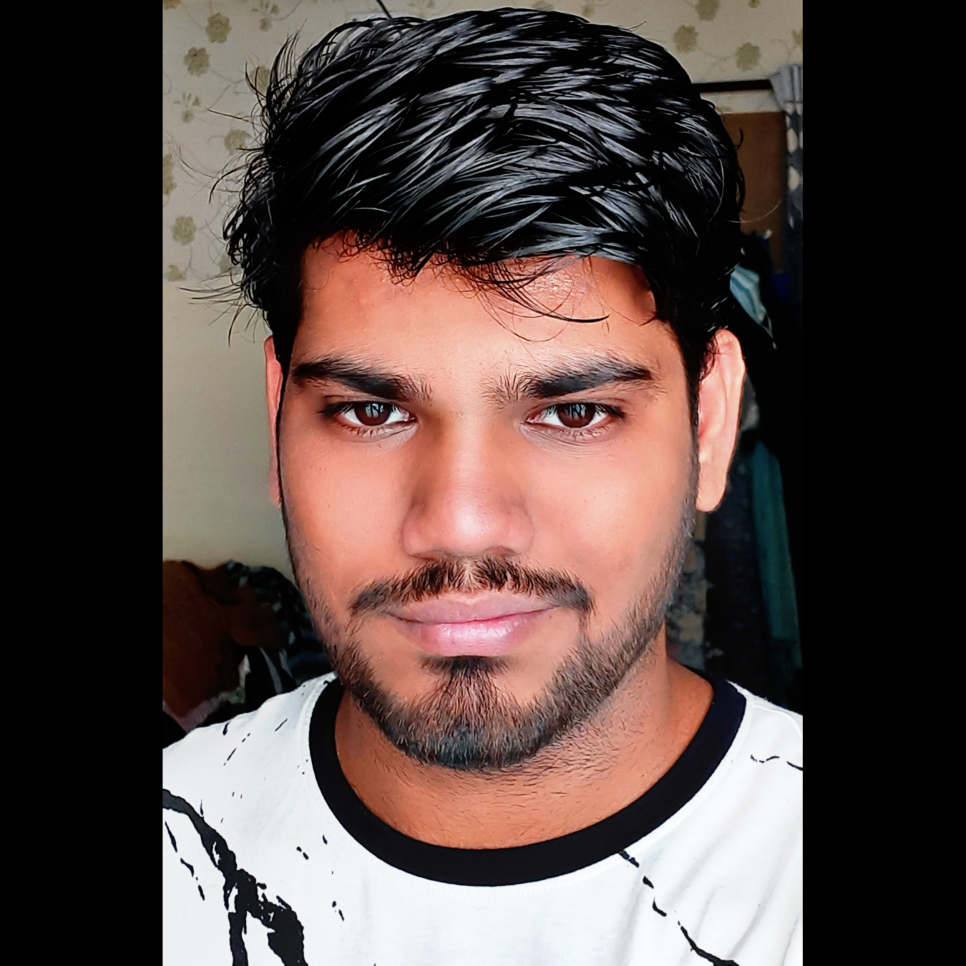
#> input picture Open CV/Image Editor/Image.jpg, 2896 x 2896 px (shown at 1/3 size)
$ python ImgToCart.py
#> lines starting #> are read from the running program, lines starting #| are printed output that depends on the picture; after the words box and inside, x2 and y2 are one past the last pixel; in counts of white or black regions, pixels touching at a corner belong together
import cv2
import numpy as np

class Cartoonizer:
    def __init__(self):
        pass
    def render(self, img_rgb):
#> called with img_rgb = 'Image.jpg'
      img_rgb = cv2.imread(img_rgb)
#> img_rgb is the input picture: shape (2896, 2896, 3); mean B, G, R 68, 72.1, 87.6
      img_rgb = cv2.resize(img_rgb, (1366, 768))
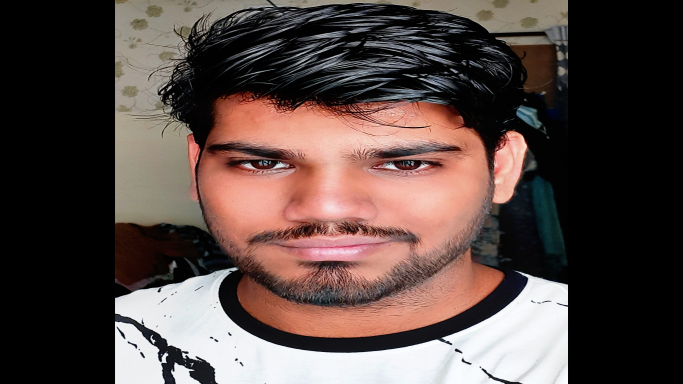
#> img_rgb: shape (768, 1366, 3) (shown at 1/2 size); mean B, G, R 68, 72, 87.5
      numDownSamples = 2  # number of downscaling steps
      numBilateralFilters = 50  # number of bilateral filtering steps

      img_color = img_rgb
      for _ in range(numDownSamples):
          img_color = cv2.pyrDown(img_color)
#> this loop made 2 passes
#> pass 1, in render, `img_color = cv2.pyrDown(img_color)`:
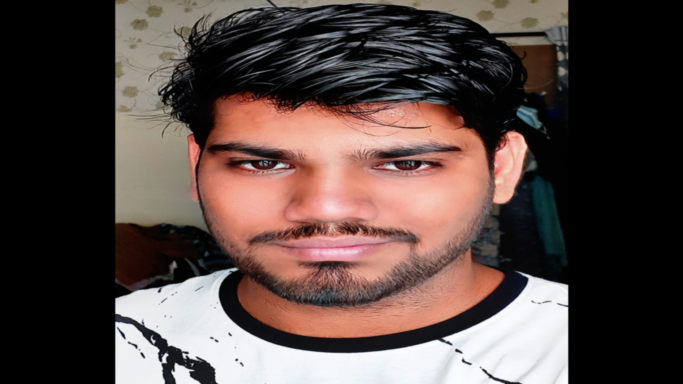
#> img_color: shape (384, 683, 3); mean B, G, R 67.9, 72, 87.5

        # cv2.imshow("downcolor",img_color)
        # cv2.waitKey(0)
      for _ in range(numBilateralFilters):
          img_color = cv2.bilateralFilter(img_color, 9, 9, 7)
#> img_color: shape (192, 342, 3)

        # cv2.imshow("bilateral filter",img_color)
        # cv2.waitKey(0)
      for _ in range(numDownSamples):
          img_color = cv2.pyrUp(img_color)
#> this loop made 2 passes
#> pass 1, in render, `img_color = cv2.pyrUp(img_color)`:
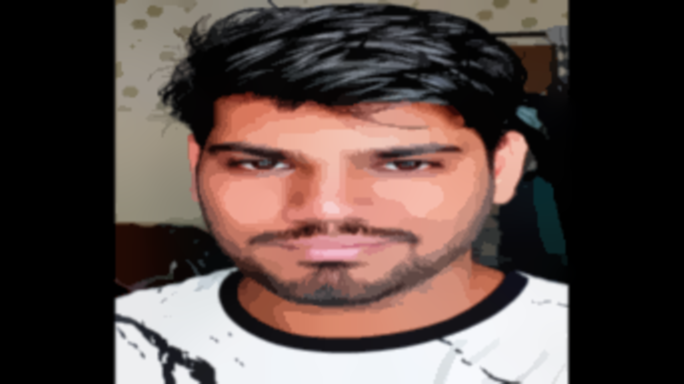
#> img_color: shape (384, 684, 3); mean B, G, R 67.9, 72, 87.5
        # cv2.imshow("upscaling",img_color)
    # cv2.waitKey(0)
      img_gray = cv2.cvtColor(img_rgb, cv2.COLOR_RGB2GRAY)
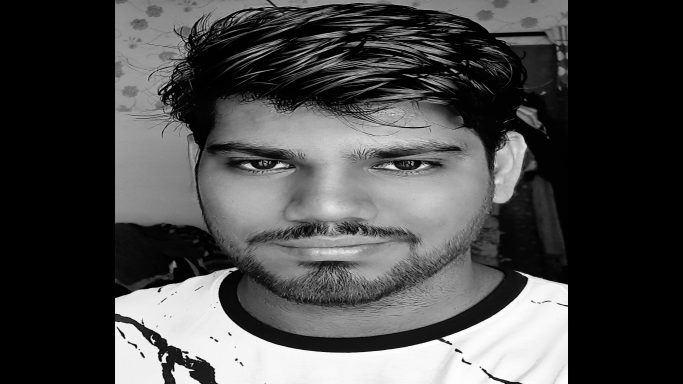
#> img_gray: shape (768, 1366) (shown at 1/2 size); min 0, max 255, mean 72.6
      img_blur = cv2.medianBlur(img_gray, 3)
    # cv2.imshow("grayscale+median blur",img_color)
    # cv2.waitKey(0)
      img_edge = cv2.adaptiveThreshold(img_blur, 255,
                                     cv2.ADAPTIVE_THRESH_MEAN_C,
                                     cv2.THRESH_BINARY, 9, 2)
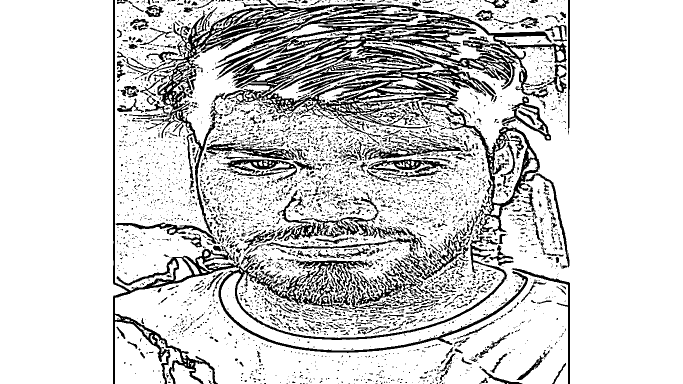
#> img_edge: shape (768, 1366) (shown at 1/2 size); 81.8% white; 4491 black regions (3768 under 20 px), largest, box (x1, y1, x2, y2) and area: (258, 0, 1134, 469) 63225, (226, 0, 1056, 768) 22884, (842, 202, 1080, 478) 6846
    # cv2.imshow("edge",img_edge)
    # cv2.waitKey(0)
      (x, y, z) = img_color.shape
#> x = 768; y = 1368; z = 3
      img_edge = cv2.resize(img_edge, (y, x))
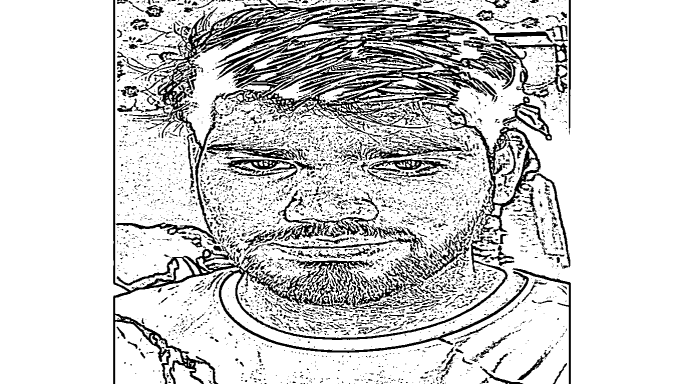
#> img_edge: shape (768, 1368) (shown at 1/2 size); min 0, max 255, mean 208.5
      img_edge = cv2.cvtColor(img_edge, cv2.COLOR_GRAY2RGB)
#> img_edge: shape (768, 1368, 3)
      cv2.imwrite("edge.png", img_edge)
    # cv2.imshow("step 5", img_edge)
    # cv2.waitKey(0)
      return cv2.bitwise_and(img_color, img_edge)
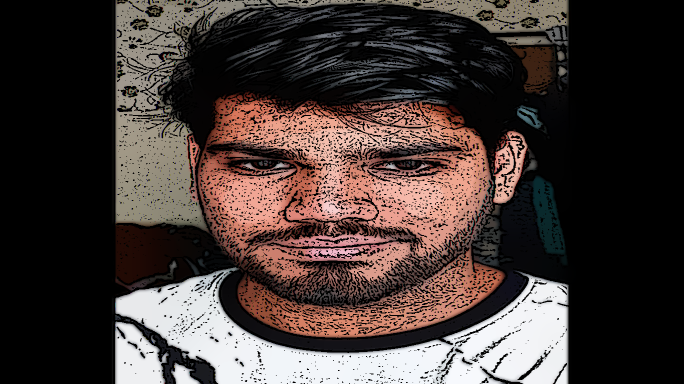
#> returned value: shape (768, 1368, 3) (shown at 1/2 size); mean of channels 0, 1, 2 55, 58.2, 69.7; drawn as B, G, R


tmp_canvas = Cartoonizer()

file_name = "Image.jpg"  # File_name will come here
res = tmp_canvas.render(file_name)

cv2.imwrite("Cartoon version.jpg", res)
cv2.imshow("Cartoon version", res)
cv2.waitKey(0)
cv2.destroyAllWindows()
